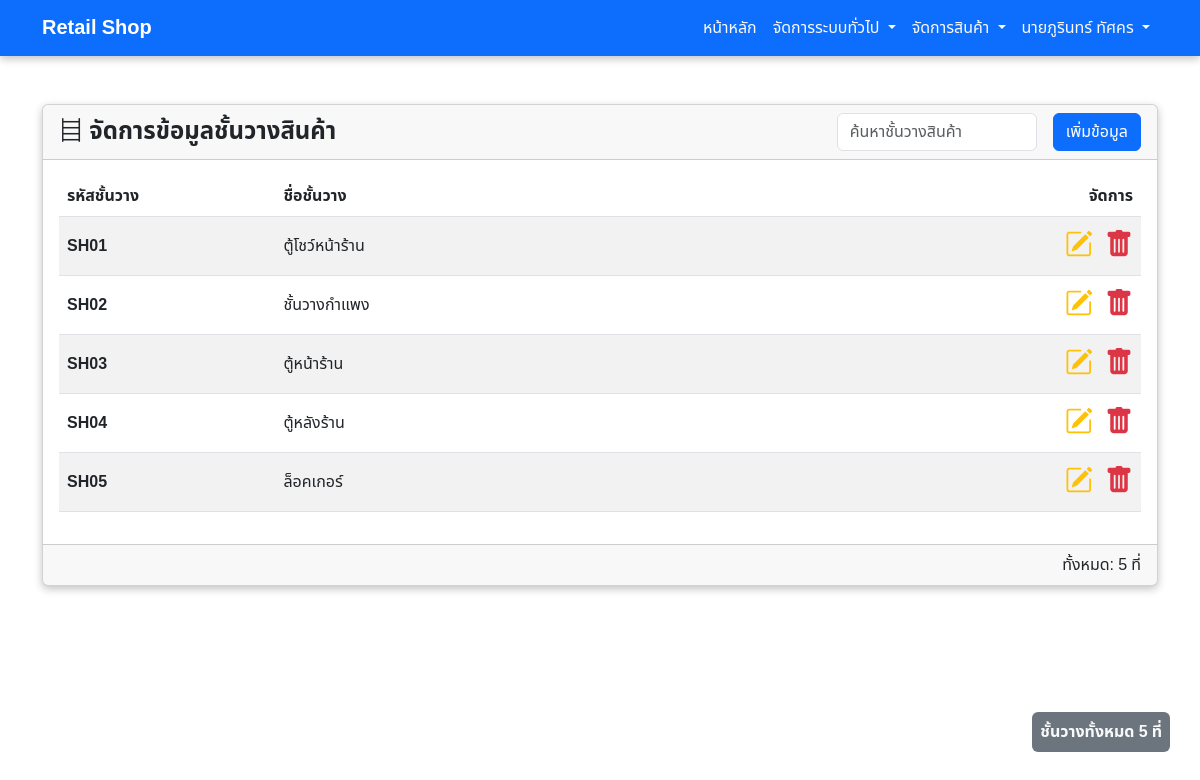
Screenshot of /management/shelf.php with the database file from the repository.
### tables this page shows
CREATE TABLE `shelf` (
  `Shelf_no` varchar(8) NOT NULL,
  `Shelf_name` varchar(50) NOT NULL
);

### management/shelf.php (the view, shortened to what this page needs)
<?php
    include_once('../import/connect.php');
?>
<!DOCTYPE html>
<html lang="en">
<head>
    <?php include_once "../import/css.php"; ?>
</head>
<body>
    <?php include_once "../import/navbar.php" ?>
    <div class="mt-5 container">
        <div class="card mb-5" style="box-shadow: rgba(0, 0, 0, 0.24) 0px 3px 8px;">
            <div class="card-header d-flex flex-column flex-sm-row align-items-center justify-content-between row-gap-1">
                <div>
                    <h1 class="fs-4 fw-bold m-0 p-0">
                        <i class="bi bi-bookshelf"></i>
                        จัดการข้อมูลชั้นวางสินค้า
                    </h1>
                </div>
                <div class="d-flex align-items-center column-gap-3">
                    <input type="text" name="ID" id="searchShelf" class="form-control" placeholder="ค้นหาชั้นวางสินค้า" style="width: 200px;">
                    <a href="add_shelf.php" class="btn btn-primary">เพิ่มข้อมูล</a>
                </div>
            </div>
            <div class="card-body container py-3">
                <table class="table table-striped table-hover mx-auto align-middle">
                    <thead>
                        <tr class="bg-dark">
                            <th class="fw-bold" style="width: 20%;">รหัสชั้นวาง</th>
                            <th class="fw-bold" style="width: 50%;">ชื่อชั้นวาง</th>
                            <th class="text-end" style="width: 30%;">จัดการ</th>
                        </tr>
                    </thead>
                    <tbody>
                        <?php
                            $sql = "SELECT * FROM Shelf";
                            $result = $con->query($sql);
                            while ($data = mysqli_fetch_array($result)) {
                                ?>
                                <tr>
                                    <th><?php echo $data['Shelf_no'] ?></th>
                                    <td><?php echo $data['Shelf_name'] ?></td>
                                    <td class="text-end">
                                        <a href="edit_shelf.php?ID=<?php echo $data['Shelf_no'] ?>" class="text-decoration-none fs-3 me-2"><i class="bi bi-pencil-square text-warning"></i></a>
                                        <a href="#" class="text-decoration-none fs-3" onclick="deleteConfirm('<?php echo $data['Shelf_no'] ?>')"><i class="bi bi-trash-fill text-danger"></i></a>
                                    </td>
                                </tr>
                                <?php
                            }
                        ?>
                    </tbody>
                </table>
            </div>
            <div class="card-footer text-end">
                <?php
                    $all_rows = mysqli_num_rows($result);
                ?>
                <p class="m-0 p-0">ทั้งหมด: <?php echo $all_rows ?> ที่</p>
            </div>
        </div>
    </div>
    <div class="container fixed-bottom mb-5">
        <p class="bg-secondary text-light p-2 m-0 rounded fw-bolder fs-6 position-absolute end-0 bottom-50" style="width: fit-content;">ชั้นวางทั้งหมด <?php echo $all_rows ?> ที่</p>
    </div>
</body>
</html>

### style.css (style rules this page uses)
* { padding: 0; margin: 0; box-sizing: border-box; font-family: 'Noto Sans Thai', Arial, sans-serif; }

### rows the page displays
shelf: Shelf_no "SH01", Shelf_name "ตู้โชว์หน้าร้าน"
shelf: Shelf_no "SH02", Shelf_name "ชั้นวางกำแพง"
shelf: Shelf_no "SH03", Shelf_name "ตู้หน้าร้าน"
shelf: Shelf_no "SH04", Shelf_name "ตู้หลังร้าน"
shelf: Shelf_no "SH05", Shelf_name "ล็อคเกอร์"

### other values shown
$all_rows "5"
